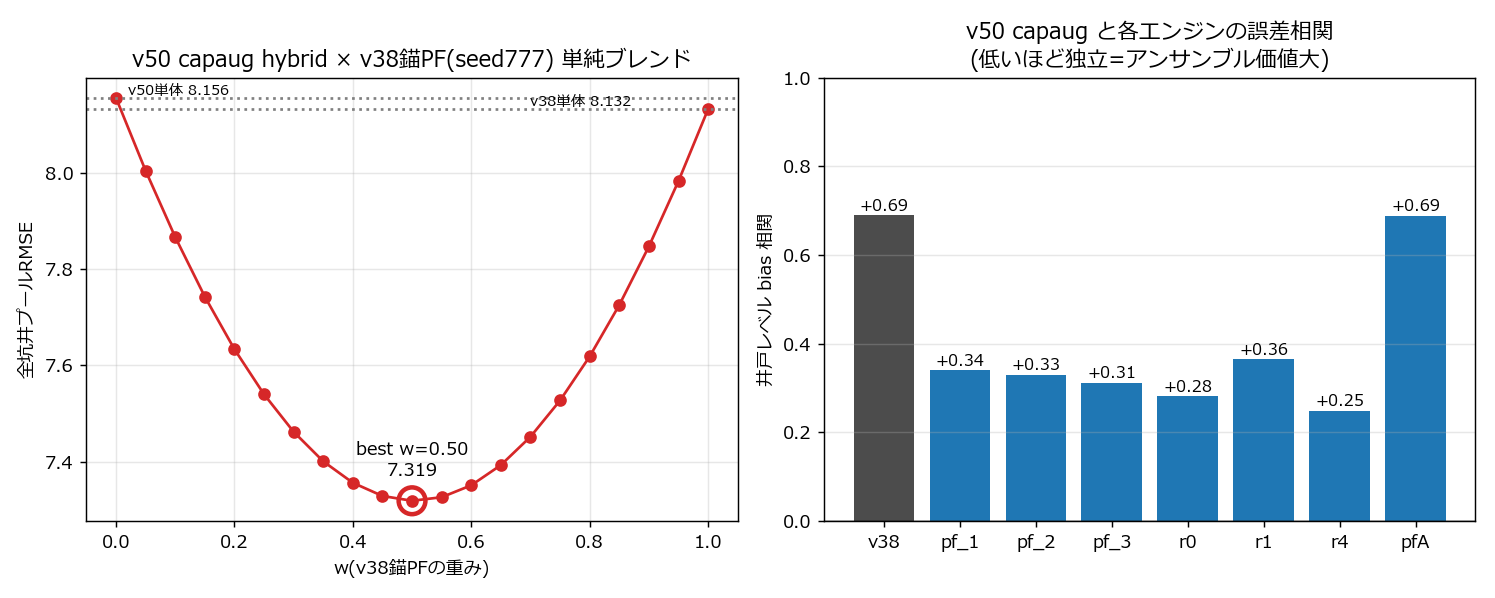

Python code for this plot:
# -*- coding: utf-8 -*-
"""
v50 capaug hybrid × v38錨PF(seed777, 正直) の単純アンサンブル + 他PFバンクとの誤差相関
=====================================================================================
1) capaug 5-foldエンコーダで全773坑井の行別エラーを再生成 → v50_capaug_errs.npz(保存・再利用)
2) blend: err = w·e_v38 + (1−w)·e_v50 を w=0..1 sweep → 全坑井プールRMSEカーブ
3) 相関: 井戸レベルbias(=行エラー平均)の相関を v50/v38/PFバンク7本(v47 lag16候補のtw)で計測
実行: python v50/ens_corr_v50.py
"""
import os, sys, json, time, math, pickle
os.environ.setdefault("TAG", "capaug"); os.environ.setdefault("CH", "128")
os.environ.setdefault("DIM", "96"); os.environ.setdefault("DILS", "1,2,4,8,16,32")
os.environ.setdefault("TAU", "0.25")
import numpy as np
import torch
from pathlib import Path
sys.path.insert(0, str(Path(__file__).parent))
import stageA_v50 as sa                     # 定数/Enc1D/cache を流用(env設定後にimport)

P0  = sa.P0; ART = sa.ART; DEV = sa.DEV
T_TEMP, T_HW = 0.25, 0.5                    # capaug 確定較正
ERRS_FP = ART / "v50_capaug_errs.npz"

# ---------- 1) v50 capaug 行別エラー(無ければ生成) ----------
if not ERRS_FP.exists():
    data = pickle.loads(sa.CACHE.read_bytes())
    wells = sorted(data.keys())
    offs = np.arange(-sa.NB, sa.NB + 1)
    grid_t = torch.tensor(offs * sa.STEP, dtype=torch.float32, device=DEV)
    ND = len(offs)
    dd = grid_t[:, None] - grid_t[None, :]
    M = torch.exp(-0.5 * (dd / sa.TAU) ** 2); M = M / M.sum(0, keepdim=True).clamp_min(1e-30)
    def fb(obs_np, nb_):
        obs = torch.tensor(obs_np, dtype=torch.float32, device=DEV)
        obs = obs / obs.sum(1, keepdim=True).clamp_min(1e-30)
        aF = torch.zeros(nb_, ND, device=DEV); aF[0] = obs[0]
        for i in range(1, nb_):
            pr = M @ aF[i - 1]; aF[i] = (pr.clamp_min(1e-30) * obs[i]); aF[i] = aF[i] / aF[i].sum().clamp_min(1e-30)
        bB = torch.zeros(nb_, ND, device=DEV); bB[-1] = 1.0 / ND
        for i in range(nb_ - 2, -1, -1):
            ms = bB[i + 1] * obs[i + 1]; bB[i] = (M @ ms).clamp_min(1e-30); bB[i] = bB[i] / bB[i].sum().clamp_min(1e-30)
        gam = aF * bB; gam = gam / gam.sum(1, keepdim=True).clamp_min(1e-30)
        return (gam * grid_t[None, :]).sum(1).cpu().numpy()
    out = {}; t0 = time.time()
    with torch.no_grad():
        for f in range(5):
            ck = torch.load(ART / f"stageA_enccapaug_f{f}.pt", map_location=DEV)
            encA = sa.Enc1D(8, sa.CH_ENC, sa.DIM, sa.DILS).to(DEV); encA.load_state_dict(ck["encA"]); encA.eval()
            encB = sa.Enc1D(7, sa.CH_ENC, sa.DIM, sa.DILS).to(DEV); encB.load_state_dict(ck["encB"]); encB.eval()
            ls_ = math.exp(ck["logit_s"])
            for wn in wells[f::5]:
                c = data[wn]
                ev_idx = np.where(c["ev"])[0]; y_ev = c["y"][ev_idx].astype(np.float64)
                a = encA(torch.from_numpy(c["Fh"]).to(DEV))[ev_idx]
                b = encB(torch.from_numpy(c["Ft"]).to(DEV))
                K = len(c["gg"]); gmin = c["gmin"]
                st = c["st"].astype(np.float64); sg = np.clip(c["sg"].astype(np.float64), 1, 60)
                ks = np.round((st - gmin) / sa.STEP).astype(np.int64)
                cand = np.clip(ks[:, None] + offs[None, :], 0, K - 1)
                okc = (ks[:, None] + offs[None, :] >= 0) & (ks[:, None] + offs[None, :] <= K - 1)
                sims = (a[:, None, :] * b[torch.tensor(cand, device=DEV)]).sum(-1).cpu().numpy()
                sims = np.where(okc, sims, -1e4)
                cost = np.abs(c["g25"][:, None] - c["gg"][cand]); cost[~okc] = 1e4
                T = len(ev_idx); nb_ = (T + sa.STRIDE - 1) // sa.STRIDE; bid = np.arange(T) // sa.STRIDE
                def bm(x):
                    o = np.zeros((nb_,) + x.shape[1:]); cnt = np.zeros(nb_)
                    np.add.at(o, bid, x); np.add.at(cnt, bid, 1)
                    return o / np.maximum(cnt, 1)[(...,) + (None,) * (x.ndim - 1)]
                sgb = np.clip(bm(sg), 1, 60); stb = bm(st)
                Pr = np.exp(-0.5 * ((offs * sa.STEP)[None, :] / sgb[:, None]) ** 2)
                L_raw0 = np.exp(-0.5 * (bm(cost) / sa.SIGG) ** 2)
                Prow = torch.softmax(torch.tensor(sims, dtype=torch.float32) * ls_ * T_TEMP, dim=1).numpy()
                Pb = bm(Prow)
                z = (stb + fb(L_raw0 * np.maximum(Pb, 1e-12) ** T_HW * Pr ** sa.LPR, nb_))[bid]
                out[wn] = (z - y_ev).astype(np.float32)
            print(f"  fold{f} done ({time.time()-t0:.0f}s)", flush=True)
    np.savez_compressed(ERRS_FP, **out)
    print(f"saved {ERRS_FP.name}: {len(out)} wells")
E50 = dict(np.load(ERRS_FP))
e = np.concatenate(list(E50.values())); e = e[np.isfinite(e)]
print(f"v50 capaug 単体(検算): {np.sqrt(np.mean(e**2)):.4f}")

# ---------- 2) v38(seed777, 正直) との blend sweep ----------
E38 = dict(np.load(P0 / "v38" / "artifacts_v38" / "v38_mult30_errs_seed777.npz"))
common = sorted(set(E50) & set(E38))
print(f"共通坑井: {len(common)}")
pairs = []
for wn in common:
    a, b = E50[wn].astype(np.float64), E38[wn].astype(np.float64)
    n = min(len(a), len(b)); a, b = a[:n], b[:n]
    m = np.isfinite(a) & np.isfinite(b)
    if m.any(): pairs.append((a[m], b[m]))
A = np.concatenate([p[0] for p in pairs]); B = np.concatenate([p[1] for p in pairs])
ws = np.arange(0, 1.001, 0.05)
curve = [float(np.sqrt(np.mean((w * B + (1 - w) * A) ** 2))) for w in ws]
bi = int(np.argmin(curve))
print("\n=== blend: err = w·v38 + (1−w)·v50 (全坑井プール) ===")
print(f"  v50単体(w=0)   : {curve[0]:.4f}")
print(f"  v38単体(w=1)   : {curve[-1]:.4f}")
print(f"  ★best w={ws[bi]:.2f} : {curve[bi]:.4f}")
print(f"  50/50 (w=0.5)  : {curve[10]:.4f}")
print(f"  行レベル誤差相関 corr(v50, v38) = {np.corrcoef(A, B)[0,1]:.3f}")

# ---------- 3) 井戸レベルbias相関(v50 / v38 / PFバンク7本[lag16 tw]) ----------
z47 = np.load(P0 / "v47" / "artifacts_v47" / "candidates_v47.npz")
meta = json.loads((P0 / "v47" / "artifacts_v47" / "candidates_v47_meta.json").read_text(encoding="utf-8"))
w47 = meta["wells"]; cn = meta["cand_names"]
BANK = {"pf_1": "tw_b1", "pf_2": "tw_b2", "pf_3": "tw_b3", "r0": "tw_b4",
        "r1": "tw_b5", "r4": "tw_b6", "pfA": "tw_b7"}
DEL = z47["DEL"]; yv = z47["y"]; wc = z47["wellcode"]
bias = {}
order = np.argsort(wc, kind="stable")
wc_s = wc[order]
bounds = np.searchsorted(wc_s, np.arange(len(w47) + 1))
for name, col in BANK.items():
    k = cn.index(col); err = (DEL[:, k] - yv)[order]
    bias[name] = {w47[i]: float(np.nanmean(err[bounds[i]:bounds[i + 1]]))
                  for i in range(len(w47)) if bounds[i + 1] > bounds[i]}
bias["v50"] = {wn: float(np.nanmean(E50[wn])) for wn in common}
bias["v38"] = {wn: float(np.nanmean(E38[wn])) for wn in common}
names = ["v38", "pf_1", "pf_2", "pf_3", "r0", "r1", "r4", "pfA"]
print("\n=== 井戸レベル bias 相関(vs v50 capaug)===")
res_corr = {}
for nm in names:
    ws_c = [w for w in common if w in bias[nm]]
    x = np.array([bias["v50"][w] for w in ws_c]); yb = np.array([bias[nm][w] for w in ws_c])
    m = np.isfinite(x) & np.isfinite(yb)
    res_corr[nm] = float(np.corrcoef(x[m], yb[m])[0, 1])
    print(f"  v50 × {nm:5s}: {res_corr[nm]:+.3f}")
ref = {}
for nm in ["pf_1", "r0", "pfA"]:
    ws_c = [w for w in common if w in bias[nm]]
    x = np.array([bias["v38"][w] for w in ws_c]); yb = np.array([bias[nm][w] for w in ws_c])
    m = np.isfinite(x) & np.isfinite(yb)
    ref[nm] = float(np.corrcoef(x[m], yb[m])[0, 1])
print("  (参考) v38 × pf_1/r0/pfA:", " ".join(f"{k}={v:+.3f}" for k, v in ref.items()))

# ---------- plot ----------
import matplotlib; matplotlib.use("Agg")
import matplotlib.pyplot as plt
plt.rcParams["font.family"] = "Meiryo"
fig, (ax1, ax2) = plt.subplots(1, 2, figsize=(11.5, 4.6))
ax1.plot(ws, curve, "o-", color="#d62728")
ax1.scatter([ws[bi]], [curve[bi]], s=220, facecolors="none", edgecolors="#d62728", lw=2.5, zorder=5)
ax1.annotate(f"best w={ws[bi]:.2f}\n{curve[bi]:.3f}", (ws[bi], curve[bi]),
             textcoords="offset points", xytext=(0, 14), ha="center")
ax1.axhline(curve[0], ls=":", color="gray"); ax1.text(0.02, curve[0], f"v50単体 {curve[0]:.3f}", fontsize=8, va="bottom")
ax1.axhline(curve[-1], ls=":", color="gray"); ax1.text(0.7, curve[-1], f"v38単体 {curve[-1]:.3f}", fontsize=8, va="bottom")
ax1.set_xlabel("w(v38錨PFの重み)"); ax1.set_ylabel("全坑井プールRMSE")
ax1.set_title("v50 capaug hybrid × v38錨PF(seed777) 単純ブレンド"); ax1.grid(alpha=.3)
ax2.bar(range(len(names)), [res_corr[n] for n in names], color=["#4c4c4c"] + ["#1f77b4"] * 7)
ax2.set_xticks(range(len(names))); ax2.set_xticklabels(names)
ax2.axhline(0, color="k", lw=0.8)
for i, n in enumerate(names): ax2.text(i, res_corr[n] + 0.01, f"{res_corr[n]:+.2f}", ha="center", fontsize=9)
ax2.set_ylim(0, 1); ax2.set_ylabel("井戸レベル bias 相関")
ax2.set_title("v50 capaug と各エンジンの誤差相関\n(低いほど独立=アンサンブル価値大)")
ax2.grid(axis="y", alpha=.3)
plt.tight_layout(); outp = P0 / "v50" / "ens_corr_v50.png"
plt.savefig(outp, dpi=130); print("\nsaved", outp)
json.dump(dict(blend_ws=list(ws), blend_curve=curve, best_w=float(ws[bi]), best=curve[bi],
               corr_v50=res_corr, corr_v38_ref=ref),
          open(ART / "ens_corr_v50.json", "w"), indent=1)
